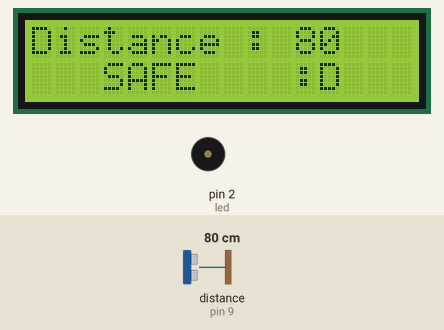
Recording of a sketch running on a simulated Arduino Uno, built with avr-gcc and run on an emulated ATmega328P. On the bench: 16×2 character LCD, buzzer (waves = sounding). Inputs (shaded band) come from the test bench; at power-on: distance to the obstacle (sensor on pin 9) 80 cm. The echo pulse lasts 58.3 µs per cm; what the sketch prints to the serial monitor is not drawn.

Above: at 1.2 s.
1.3 s: distance to the obstacle (sensor on pin 9) set to 48 cm
At 2.9 s:
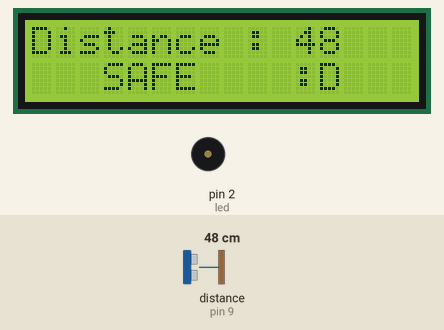
3.2 s: distance to the obstacle (sensor on pin 9) set to 42 cm
At 4.6 s:
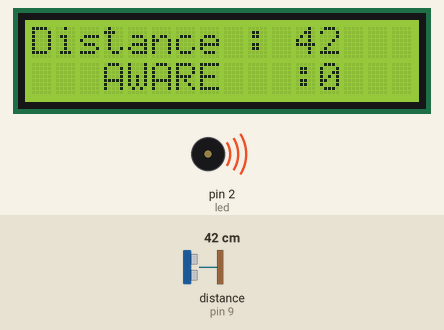
4.9 s: distance to the obstacle (sensor on pin 9) set to 23 cm
At 5.8 s:
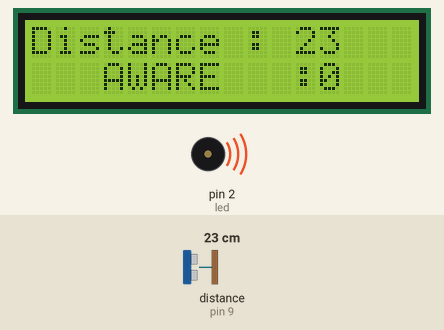
6.6 s: distance to the obstacle (sensor on pin 9) set to 18 cm
At 7.1 s:
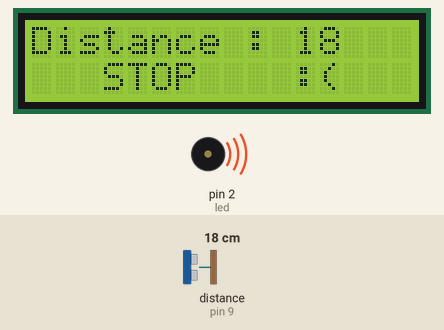
Timing chart, 0 to 9.3 s (numbered marks = the images above; inputs shaded):
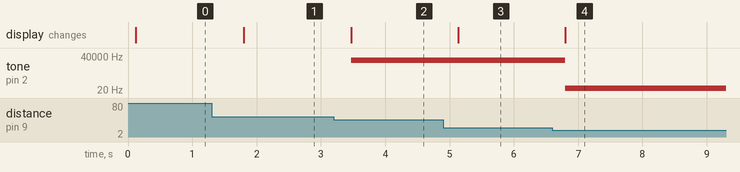

The sketch:

assign_3.ino
```cpp
#include <SR04.h>

const int trigPin = 9;
const int echoPin = 10;
const int led = 2;
long duration;
int distance;

SR04 sr04 = SR04(echoPin, trigPin);
#include <Wire.h>
#include <LiquidCrystal_I2C.h>

// Set the LCD address to 0x27 for a 16 chars and 2 line display
LiquidCrystal_I2C lcd(0x27, 16, 2);


void setup() {
  // put your setup code here, to run once:
  pinMode(trigPin, OUTPUT);
  pinMode(echoPin,INPUT);
  pinMode(led,OUTPUT);

  lcd.begin();
  // Turn on the blacklight and print a message.
  lcd.backlight();
  Serial.begin(9600);

}

void loop() {
  // put your main code here, to run repeatedly:


  distance = sr04.Distance();
  //distance = duration*0.034/2;

  Serial.print("Distance: ");
  Serial.print(distance);
  lcd.clear();
  lcd.print("Distance : ");
  lcd.print(distance);
  lcd.setCursor (0,1); // go to start of 2nd line
  if(distance >45){
    lcd.print("   SAFE    :D ");
    //tone(led, 0, 0);
    noTone(led);
    //analogWrite(led, 0);
  }
  else if(distance <=45 && distance > 20 ){
    lcd.print("   AWARE   :0");
    tone(led, 15000);
    //analogWrite(led, 100);
  }
  else{
    lcd.print("   STOP    :( ");
    tone(led, 30);
    //analogWrite(led, 255);
  }


  delay(500);


}
```

Measured:
- the behaviour switches between 46 and 45 cm on distance to the obstacle (sensor on pin 9) (found by bisection; images 1 and 2)
- the behaviour switches between 21 and 20 cm on distance to the obstacle (sensor on pin 9) (found by bisection; images 3 and 4)
- after the input at 1.3 s, the display: changes after 0.50 s (image 1)
- after the input at 3.2 s, tone on pin 2 (led): silent → 15000 Hz after 0.27 s; the display: changes after 0.27 s (image 2)
- after the input at 4.9 s, the display: changes after 0.24 s (image 3)
- after the input at 6.6 s, tone on pin 2 (led): 15000 Hz → 30 Hz after 0.20 s; the display: changes after 0.20 s (image 4)
